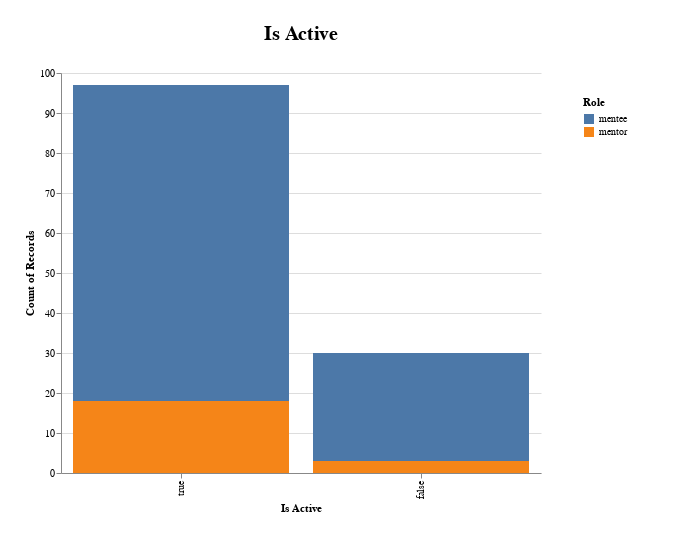

The notebook cell this image was saved under:
### Code cell
bar_chart(activity, 'is_active', 'role')

### Figure 1 — Vega-Lite specification as saved in the notebook (floating-point values rounded to 4 significant figures)
{"config": {"view": {"continuousWidth": 400, "continuousHeight": 300, "stroke": "#FFF"}, "legend": {"padding": 24}, "title": {"fontSize": 20, "offset": 24}}, "data": {"name": "data-884231fbbf8d7bd05156d72838473c8a"}, "mark": "bar", "encoding": {"color": {"field": "role", "title": "Role", "type": "nominal"}, "tooltip": [{"field": "role", "type": "nominal"}, {"field": "is_active", "type": "nominal"}, {"aggregate": "count", "field": "is_active", "type": "nominal"}], "x": {"field": "is_active", "sort": "-y", "title": "Is Active", "type": "nominal"}, "y": {"aggregate": "count", "field": "is_active", "type": "nominal"}}, "height": 400, "padding": 24, "title": "Is Active", "width": 480, "$schema": "https://vega.github.io/schema/vega-lite/v4.17.0.json", "datasets": {"data-884231fbbf8d7bd05156d72838473c8a": [{"role": "mentee", "is_active": true}, {"role": "mentee", "is_active": true}, {"role": "mentee", "is_active": true}, {"role": "mentee", "is_active": true}, {"role": "mentee", "is_active": true}, {"role": "mentee", "is_active": true}, {"role": "mentee", "is_active": true}, {"role": "mentee", "is_active": true}, {"role": "mentee", "is_active": true}, {"role": "mentee", "is_active": true}, {"role": "mentee", "is_active": false}, {"role": "mentee", "is_active": true}, {"role": "mentee", "is_active": false}, {"role": "mentee", "is_active": true}, {"role": "mentee", "is_active": true}, {"role": "mentee", "is_active": false}, {"role": "mentee", "is_active": true}, {"role": "mentee", "is_active": false}, {"role": "mentee", "is_active": true}, {"role": "mentee", "is_active": true}, {"role": "mentee", "is_active": true}, {"role": "mentee", "is_active": true}, {"role": "mentee", "is_active": true}, {"role": "mentee", "is_active": true}, {"role": "mentee", "is_active": true}, {"role": "mentee", "is_active": true}, {"role": "mentee", "is_active": true}, {"role": "mentee", "is_active": true}, {"role": "mentee", "is_active": false}, {"role": "mentee", "is_active": true}, {"role": "mentee", "is_active": true}, {"role": "mentee", "is_active": true}, {"role": "mentee", "is_active": false}, {"role": "mentee", "is_active": true}, {"role": "mentee", "is_active": true}, {"role": "mentee", "is_active": true}, {"role": "mentee", "is_active": false}, {"role": "mentee", "is_active": true}, {"role": "mentee", "is_active": true}, {"role": "mentee", "is_active": true}, {"role": "mentee", "is_active": false}, {"role": "mentee", "is_active": true}, {"role": "mentee", "is_active": false}, {"role": "mentee", "is_active": false}, {"role": "mentee", "is_active": true}, {"role": "mentee", "is_active": true}, {"role": "mentee", "is_active": false}, {"role": "mentee", "is_active": false}, {"role": "mentee", "is_active": true}, {"role": "mentee", "is_active": true}, {"role": "mentee", "is_active": true}, {"role": "mentee", "is_active": true}, {"role": "mentee", "is_active": true}, {"role": "mentee", "is_active": true}, {"role": "mentee", "is_active": true}, {"role": "mentee", "is_active": true}, {"role": "mentee", "is_active": false}, {"role": "mentee", "is_active": true}, {"role": "mentee", "is_active": true}, {"role": "mentee", "is_active": true}, {"role": "mentee", "is_active": true}, {"role": "mentee", "is_active": true}, {"role": "mentee", "is_active": true}, {"role": "mentee", "is_active": true}, {"role": "mentee", "is_active": false}, {"role": "mentee", "is_active": true}, {"role": "mentee", "is_active": true}, {"role": "mentee", "is_active": true}, {"role": "mentee", "is_active": true}, {"role": "mentee", "is_active": true}, {"role": "mentee", "is_active": false}, {"role": "mentee", "is_active": true}, {"role": "mentee", "is_active": true}, {"role": "mentee", "is_active": true}, {"role": "mentee", "is_active": false}, {"role": "mentee", "is_active": true}, {"role": "mentee", "is_active": false}, {"role": "mentee", "is_active": true}, {"role": "mentee", "is_active": true}, {"role": "mentee", "is_active": false}, {"role": "mentee", "is_active": true}, {"role": "mentee", "is_active": false}, {"role": "mentee", "is_active": true}, {"role": "mentee", "is_active": false}, {"role": "mentee", "is_active": true}, {"role": "mentee", "is_active": true}, {"role": "mentee", "is_active": true}, {"role": "mentee", "is_active": true}, {"role": "mentee", "is_active": true}, {"role": "mentee", "is_active": true}, {"role": "mentee", "is_active": true}, {"role": "mentee", "is_active": true}, {"role": "mentee", "is_active": true}, {"role": "mentee", "is_active": true}, {"role": "mentee", "is_active": false}, {"role": "mentee", "is_active": true}, {"role": "mentee", "is_active": true}, {"role": "mentee", "is_active": true}, {"role": "mentee", "is_active": true}, {"role": "mentee", "is_active": true}, {"role": "mentee", "is_active": false}, {"role": "mentee", "is_active": false}, {"role": "mentee", "is_active": false}, {"role": "mentee", "is_active": false}, {"role": "mentee", "is_active": false}, {"role": "mentee", "is_active": false}, {"role": "mentor", "is_active": true}, {"role": "mentor", "is_active": true}, {"role": "mentor", "is_active": true}, {"role": "mentor", "is_active": true}, {"role": "mentor", "is_active": true}, {"role": "mentor", "is_active": true}, {"role": "mentor", "is_active": true}, {"role": "mentor", "is_active": true}, {"role": "mentor", "is_active": true}, {"role": "mentor", "is_active": false}, {"role": "mentor", "is_active": true}, {"role": "mentor", "is_active": true}, {"role": "mentor", "is_active": true}, {"role": "mentor", "is_active": true}, {"role": "mentor", "is_active": false}, {"role": "mentor", "is_active": true}, {"role": "mentor", "is_active": false}, {"role": "mentor", "is_active": true}, {"role": "mentor", "is_active": true}, {"role": "mentor", "is_active": true}, {"role": "mentor", "is_active": true}]}}
